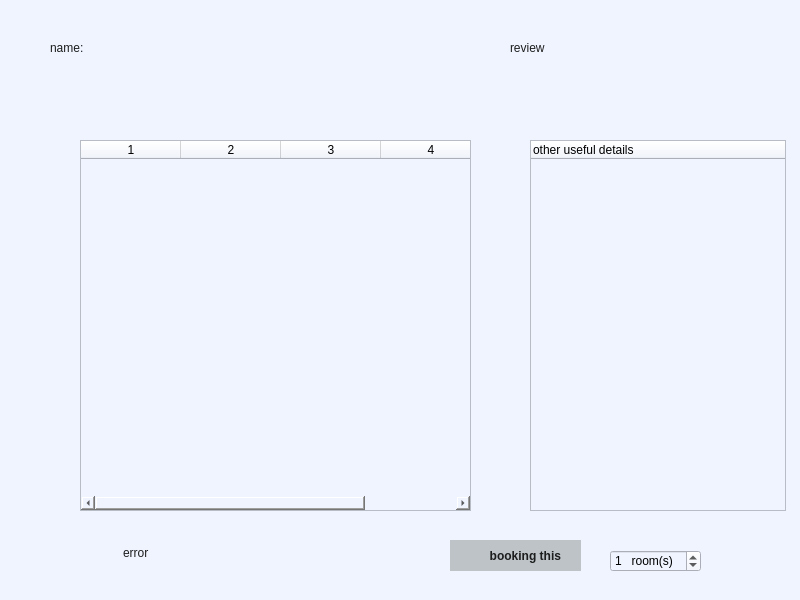
<?xml version="1.0" encoding="UTF-8"?>
<ui version="4.0">
 <class>DetailDialog</class>
 <widget class="QDialog" name="DetailDialog">
  <property name="geometry">
   <rect>
    <x>0</x>
    <y>0</y>
    <width>800</width>
    <height>600</height>
   </rect>
  </property>
  <property name="windowTitle">
   <string>Details for this hotel</string>
  </property>
  <property name="styleSheet">
   <string notr="true">QWidget {
	background-color: #eff4ff;
}</string>
  </property>
  <widget class="QLabel" name="name_label">
   <property name="geometry">
    <rect>
     <x>50</x>
     <y>40</y>
     <width>221</width>
     <height>16</height>
    </rect>
   </property>
   <property name="styleSheet">
    <string notr="true">QLabel
{
  color: #1d1d1d;
  background-color: none;
  border: none;
  font-family:&quot;Microsoft YaHei UI&quot;;
}</string>
   </property>
   <property name="text">
    <string>name:</string>
   </property>
  </widget>
  <widget class="QPushButton" name="booking">
   <property name="geometry">
    <rect>
     <x>450</x>
     <y>540</y>
     <width>131</width>
     <height>31</height>
    </rect>
   </property>
   <property name="font">
    <font>
     <family>Microsoft YaHei UI</family>
     <weight>75</weight>
     <bold>true</bold>
    </font>
   </property>
   <property name="styleSheet">
    <string notr="true">QPushButton
{
  color: #1d1d1d;
  background-color: #bdc3c7;
  border:none;
  padding: 3px;
  font-family:&quot;Microsoft YaHei UI&quot;;
  text-align: right;
  padding-right: 20px;
  background-image: url(:/qss/icon/this.png);
  background-repeat:no-repeat;
  background-position: center left;
}

QPushButton:hover, QPushButton:pressed , QPushButton:checked
{
  background-color:  #95a5a6;
}


</string>
   </property>
   <property name="text">
    <string>booking this</string>
   </property>
  </widget>
  <widget class="QSpinBox" name="number_spin_box">
   <property name="geometry">
    <rect>
     <x>610</x>
     <y>550</y>
     <width>91</width>
     <height>22</height>
    </rect>
   </property>
   <property name="suffix">
    <string>   room(s)</string>
   </property>
   <property name="value">
    <number>1</number>
   </property>
  </widget>
  <widget class="QTreeWidget" name="other_treewidget">
   <property name="geometry">
    <rect>
     <x>530</x>
     <y>140</y>
     <width>256</width>
     <height>371</height>
    </rect>
   </property>
   <column>
    <property name="text">
     <string>other useful details</string>
    </property>
   </column>
  </widget>
  <widget class="QLabel" name="review_label">
   <property name="geometry">
    <rect>
     <x>510</x>
     <y>40</y>
     <width>241</width>
     <height>16</height>
    </rect>
   </property>
   <property name="styleSheet">
    <string notr="true">QLabel
{
  color: #1d1d1d;
  background-color: none;
  border: none;
  font-family:&quot;Microsoft YaHei UI&quot;;
}</string>
   </property>
   <property name="text">
    <string>review</string>
   </property>
  </widget>
  <widget class="QTableWidget" name="rooms_list">
   <property name="geometry">
    <rect>
     <x>80</x>
     <y>140</y>
     <width>391</width>
     <height>371</height>
    </rect>
   </property>
   <property name="columnCount">
    <number>4</number>
   </property>
   <column/>
   <column/>
   <column/>
   <column/>
  </widget>
  <widget class="QLabel" name="error_label">
   <property name="geometry">
    <rect>
     <x>90</x>
     <y>540</y>
     <width>341</width>
     <height>25</height>
    </rect>
   </property>
   <property name="styleSheet">
    <string notr="true">QLabel
{
  color: #1d1d1d;
  background-color: none;
  border: none;
  padding-left: 30px;
  font-family:&quot;Microsoft YaHei UI&quot;;
  text-align: left;
  background-image: url(:/qss/icon/error.png);
  background-repeat:no-repeat;
  background-position: center left;
}</string>
   </property>
   <property name="text">
    <string>error</string>
   </property>
  </widget>
 </widget>
 <resources/>
 <connections/>
</ui>
